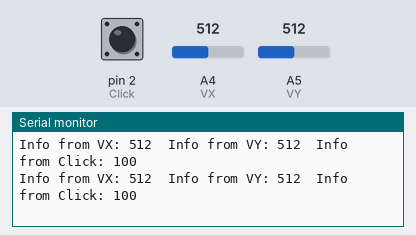
The sketch below on a simulated Arduino Uno, built with avr-gcc and run on an emulated ATmega328P. On the bench: the last lines printed to the serial monitor. Inputs (shaded band) come from the test bench; at power-on: A4 (VX) = 512, A5 (VY) = 512, pin 2 (Click) HIGH.

Above: at 1.2 s.
1.3 s: A4 (VX) set to 987
At 1.39 s:
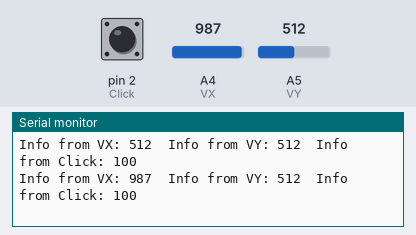
4.3 s: A4 (VX) set to 1012
At 4.35 s:
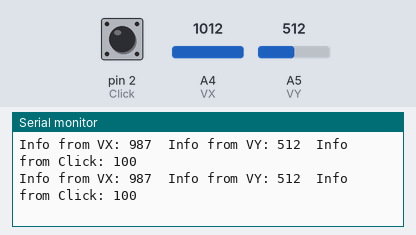
7.3 s: A5 (VY) set to 108
At 7.35 s:
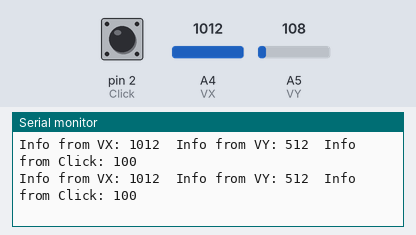
10.3 s: A5 (VY) set to 90
At 10.3 s:
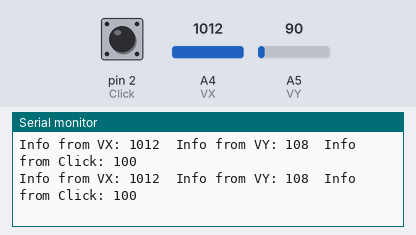
Timing chart, 0 to 13.3 s (numbered marks = the images above; inputs shaded):
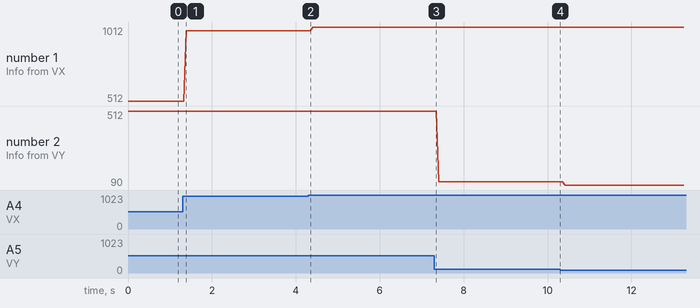

The sketch:

JoyStick.ino
```cpp
int const VX = A4;
int const VY = A5;
int const Click = 2;

void setup() {
  Serial.begin(9600);
  pinMode(VX, INPUT);
  pinMode(VY, INPUT);
  pinMode(Click, INPUT_PULLUP);
}

void loop() {
  int r_vx = analogRead(VX);
  int r_vy = analogRead(VY);
  int r_ck = digitalRead(Click);

  Serial.print("Info from VX: ");
  Serial.print(r_vx);
  Serial.print("\t");
  Serial.print("Info from VY: ");
  Serial.print(r_vy);
  Serial.print("\t");
  Serial.print("Info from Click: ");
  Serial.println(r_ck*100);

}
```

Measured:
- after the input at 1.3 s, the serial monitor: prints a new line after 0.09 s (image 1)
- plotted number 1: 512 → 987 after the input at 1.3 s, 987 → 1012 after the input at 4.3 s
- plotted number 2: 512 → 108 after the input at 7.3 s, 108 → 90 after the input at 10.3 s
